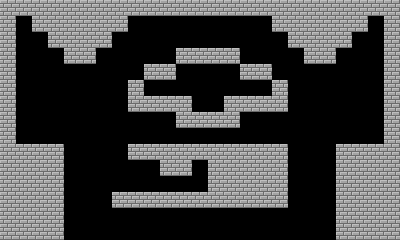

Below is a game level as drawn by its tile map, then a one-line description and the .tmx file that defines it, in full:
An orthogonal 25x15 tile map with 16x16 px tiles, 1 tile layer (top), 1 hidden layer not drawn and 14 objects (4x door, 3x lava, 2x pipe, fan, sensor, ...).

<map version="1.0" orientation="orthogonal" renderorder="right-down" width="25" height="15" tilewidth="16" tileheight="16" nextobjectid="30">
 <tileset firstgid="1" name="base" tilewidth="16" tileheight="16" spacing="1" tilecount="20" columns="20">
  <image source="../../graphics/objects.png" width="340" height="17" />
 </tileset>
 <layer name="top" width="25" height="15">
  <data encoding="csv">
1,1,1,1,1,1,1,1,1,1,1,1,1,1,1,1,1,1,1,1,1,1,1,1,1,
1,0,1,1,1,1,1,1,0,0,0,0,0,0,0,0,0,1,1,1,1,1,1,0,1,
1,0,0,1,1,1,1,0,0,0,0,0,0,0,0,0,0,0,1,1,1,1,0,0,1,
1,0,0,0,1,1,0,0,0,0,0,1,1,1,1,0,0,0,0,1,1,0,0,0,1,
1,0,0,0,0,0,0,0,0,1,1,0,0,0,0,1,1,0,0,0,0,0,0,0,1,
1,0,0,0,0,0,0,0,1,0,0,0,0,0,0,0,0,1,0,0,0,0,0,0,1,
1,0,0,0,0,0,0,0,1,1,1,1,0,0,1,1,1,1,0,0,0,0,0,0,1,
1,0,0,0,0,0,0,0,0,0,0,1,1,1,1,0,0,0,0,0,0,0,0,0,1,
1,0,0,0,0,0,0,0,0,0,0,0,0,0,0,0,0,0,0,0,0,0,0,0,1,
1,1,1,1,0,0,0,0,1,1,1,1,1,1,1,1,1,1,0,0,0,1,1,1,1,
1,1,1,1,0,0,0,0,0,0,1,1,0,1,1,1,1,1,0,0,0,1,1,1,1,
1,1,1,1,0,0,0,0,0,0,0,0,0,1,1,1,1,1,0,0,0,1,1,1,1,
1,1,1,1,0,0,0,1,1,1,1,1,1,1,1,1,1,1,0,0,0,1,1,1,1,
1,1,1,1,0,0,0,0,0,0,0,0,0,0,0,0,0,0,0,0,0,1,1,1,1,
1,1,1,1,0,0,0,0,0,0,0,0,0,0,0,0,0,0,0,0,0,1,1,1,1
</data>
 </layer>
 <objectgroup name="topObjects">
  <object id="2" name="lava" x="96" y="224" width="240" height="16" />
  <object id="9" name="door" x="32" y="128" width="16" height="16">
   <properties>
    <property name="start" value="true" />
   </properties>
  </object>
  <object id="10" name="door" x="352" y="128" width="16" height="16" />
  <object id="11" name="door" x="256" y="128" width="16" height="16">
   <properties>
    <property name="link" value="bottom;80;96;" />
    <property name="locked" value="true" />
   </properties>
  </object>
  <object id="13" name="pipe" x="192" y="160" width="16" height="16">
   <properties>
    <property name="direction" value="down" />
    <property name="link" value="bottom;16;128;" />
   </properties>
  </object>
  <object id="14" name="lava" x="64" y="224" width="16" height="16" />
  <object id="17" name="fan" x="80" y="224" width="16" height="16">
   <properties>
    <property name="maxheight" value="7" />
   </properties>
  </object>
 </objectgroup>
 <layer name="bottom" width="25" height="15" visible="0">
  <data encoding="csv">
1,1,1,1,1,1,1,1,1,1,1,1,1,1,1,1,1,1,1,1,0,0,0,0,0,
1,1,1,1,1,1,0,1,1,1,1,1,1,0,1,1,1,1,1,1,0,0,0,0,0,
1,1,1,1,1,0,0,0,0,1,1,1,0,0,0,1,1,1,1,1,0,0,0,0,0,
1,1,1,1,1,0,0,0,0,0,1,1,0,0,0,0,1,1,1,1,0,0,0,0,0,
1,1,1,0,1,0,0,0,0,0,0,1,0,0,0,0,0,0,0,1,0,0,0,0,0,
1,1,0,0,1,0,0,0,0,0,0,0,0,0,0,0,0,0,0,1,0,0,0,0,0,
1,0,0,0,1,0,0,0,0,0,0,0,0,0,0,0,0,1,1,1,0,0,0,0,0,
1,0,0,0,1,1,1,0,0,0,0,1,0,0,0,0,1,1,1,1,0,0,0,0,0,
1,0,0,0,0,0,0,0,0,0,0,1,0,0,0,1,1,1,1,1,0,0,0,0,0,
1,1,1,0,0,0,0,0,0,0,0,1,1,1,0,0,0,0,0,1,0,0,0,0,0,
1,1,1,1,0,0,0,0,0,0,0,1,1,1,1,0,0,0,0,1,0,0,0,0,0,
1,1,1,1,1,0,0,0,0,0,0,1,1,1,1,1,0,0,0,1,0,0,0,0,0,
1,1,1,1,1,1,0,0,0,0,0,0,1,0,0,0,0,1,1,1,0,0,0,0,0,
1,1,1,1,1,1,0,0,0,0,0,0,0,0,0,0,1,1,1,1,0,0,0,0,0,
1,1,1,1,1,1,0,0,0,0,1,1,1,1,1,1,1,1,1,1,0,0,0,0,0
</data>
 </layer>
 <objectgroup name="bottomObjects">
  <object id="19" name="pipe" x="16" y="128" width="16" height="16">
   <properties>
    <property name="direction" value="right" />
    <property name="link" value="top;192;160;" />
   </properties>
  </object>
  <object id="20" name="sensor" x="192" y="208" width="16" height="16">
   <properties>
    <property name="direction" value="ver" />
   </properties>
  </object>
  <object id="22" name="door" x="272" y="80" width="16" height="16">
   <properties>
    <property name="link" value="bottom;272;48;" />
    <property name="locked" value="true" />
   </properties>
  </object>
  <object id="23" name="box" x="288" y="80" width="16" height="16" />
  <object id="25" name="notgate" x="272" y="48" width="16" height="16">
   <properties>
    <property name="link" value="bottom;192;208;" />
   </properties>
  </object>
  <object id="27" name="pressureplate" x="80" y="96" width="16" height="16" />
  <object id="29" name="lava" x="96" y="224" width="64" height="16" />
 </objectgroup>
</map>
